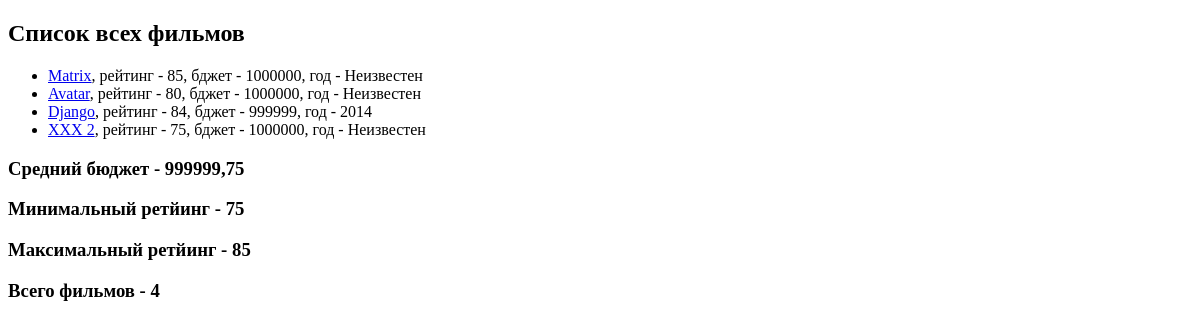
/, run on an earlier commit of the app's database.
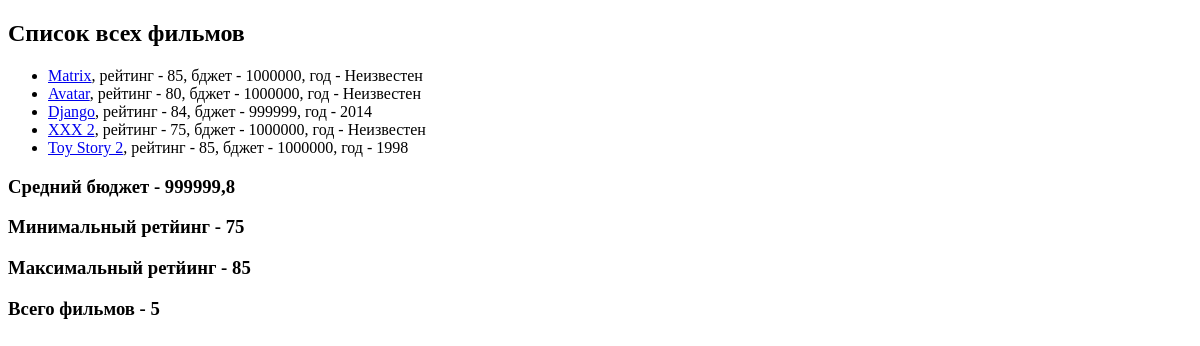
And on a later commit of the database.
### movie_app/models.py (models this page shows, shortened)
class Movie(models.Model):
    EUR = 'EUR'
    USD = 'USD'
    RUB = 'RUB'
    CURRENCY_CHOICES = [
        (EUR, 'Euro'),
        (USD, 'Dollar'),
        (RUB, 'Rubbles'),
    ]
    name = models.CharField(max_length=40)
    rating = models.IntegerField(validators=[MinValueValidator(1),
                                             MaxValueValidator(100)])
    year = models.IntegerField(null=True, blank=True,
                               validators=[MinValueValidator(1)])
    budget = models.IntegerField(default=1000000)
    currency = models.CharField(max_length=3, choices=CURRENCY_CHOICES, default=RUB)
    slug = models.SlugField(default='', null=False, db_index=True)
    director = models.ForeignKey(Director, on_delete=models.CASCADE, null=True)
    actors = models.ManyToManyField(Actor)
    def get_url(self):
        return reverse('movie-detail', args=[self.slug])

### movie_app/views.py (the view)
# urls.py: path('', views.show_all_movie),
def show_all_movie(request):
    movies = Movie.objects.order_by('year')
    movies = Movie.objects.annotate(
        true_bool=Value(True),
        false_bool=Value(False),
        str_field=Value('hello'),
        new_budget=F('budget') + 100
    )
    agg = movies.aggregate(Avg('budget'), Min('rating'), Max('rating'), Count('id'))
    return render(request, 'movie_app/all_movies.html', {
        'movies': movies,
        'agg': agg
    })

### movie_app/templates/movie_app/all_movies.html (shortened to what this page needs)
{% extends 'movie_app/base.html' %}
{% block content %}
    <h2>Список всех фильмов</h2>
    <ul>
        {% for movie in movies %}
            <li><a href="{{ movie.get_url }}">{{ movie.name }}</a>,
                рейтинг - {{ movie.rating }},
                бджет - {{movie.budget}},
                год - {{movie.year|default:"Неизвестен"}}
            </li>
        {% endfor %}
    </ul>
    <h3>Средний бюджет - {{ agg.budget__avg }}</h3>
    <h3>Минимальный ретйинг - {{ agg.rating__min }}</h3>
    <h3>Максимальный ретйинг - {{ agg.rating__max }}</h3>
    <h3>Всего фильмов - {{ agg.id__count }}</h3>
{% endblock %}

### movie_app/templates/movie_app/base.html (shortened to what this page needs)
<!DOCTYPE html>
<html lang="en">
<head>
</head>
<body>
{% block content %} {% endblock %}
</body>
</html>

What changed in the data, as far as the page shows it:
added Movie: name "Toy Story 2", rating "85", budget "1000000", year "1998"
Also different on the page:
{{ agg.budget__avg }}: "999999,75" → "999999,8"
{{ agg.id__count }}: "4" → "5"
